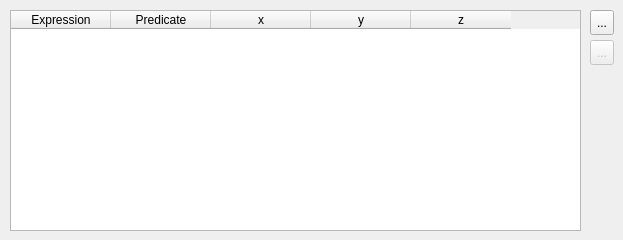
     <widget class="QWidget" name="tab_5">
      <attribute name="title">
       <string>Volume</string>
      </attribute>
      <widget class="QTableWidget" name="twVV">
       <property name="geometry">
        <rect>
         <x>10</x>
         <y>10</y>
         <width>571</width>
         <height>221</height>
        </rect>
       </property>
       <property name="font">
        <font>
         <weight>50</weight>
         <bold>false</bold>
        </font>
       </property>
       <attribute name="horizontalHeaderDefaultSectionSize">
        <number>100</number>
       </attribute>
       <column>
        <property name="text">
         <string>Expression</string>
        </property>
       </column>
       <column>
        <property name="text">
         <string>Predicate</string>
        </property>
       </column>
       <column>
        <property name="text">
         <string>x</string>
        </property>
       </column>
       <column>
        <property name="text">
         <string>y</string>
        </property>
       </column>
       <column>
        <property name="text">
         <string>z</string>
        </property>
       </column>
      </widget>
      <widget class="QToolButton" name="tbRemoveVV">
       <property name="enabled">
        <bool>false</bool>
       </property>
       <property name="geometry">
        <rect>
         <x>590</x>
         <y>40</y>
         <width>24</width>
         <height>25</height>
        </rect>
       </property>
       <property name="toolTip">
        <string/>
       </property>
       <property name="statusTip">
        <string>Remove the current row</string>
       </property>
       <property name="text">
        <string>...</string>
       </property>
       <property name="icon">
        <iconset resource="QFEM.qrc">
         <normaloff>:/images/Del.png</normaloff>:/images/Del.png</iconset>
       </property>
      </widget>
      <widget class="QToolButton" name="tbAddVV">
       <property name="geometry">
        <rect>
         <x>590</x>
         <y>10</y>
         <width>24</width>
         <height>25</height>
        </rect>
       </property>
       <property name="toolTip">
        <string/>
       </property>
       <property name="statusTip">
        <string>Add new row</string>
       </property>
       <property name="text">
        <string>...</string>
       </property>
       <property name="icon">
        <iconset resource="QFEM.qrc">
         <normaloff>:/images/Add.png</normaloff>:/images/Add.png</iconset>
       </property>
      </widget>
     </widget>
